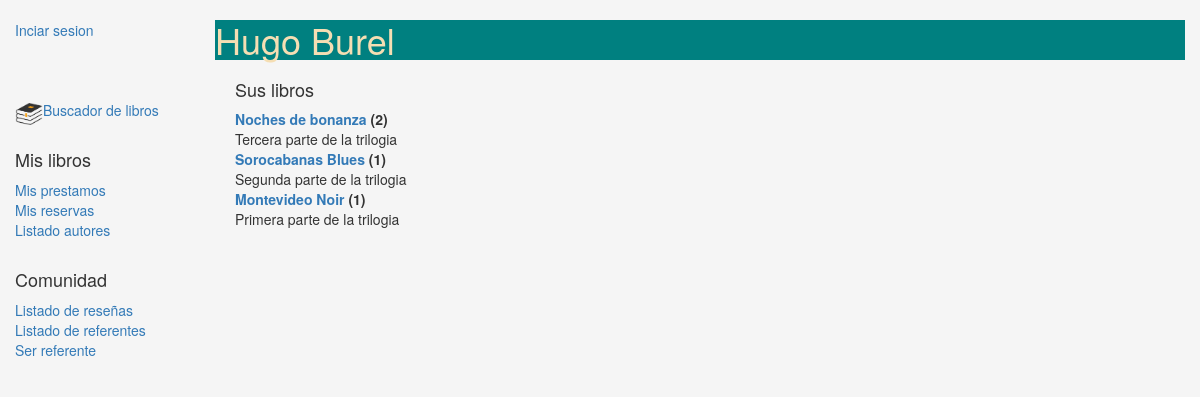
Screenshot of /gestion/author/13 with the database file from the repository.
### gestion/models.py (models this page shows, shortened)
class Author(models.Model):
    first_name = models.CharField(max_length=100, verbose_name = 'Nombre')
    last_name = models.CharField(max_length=100, verbose_name = 'Apellido')
    class Meta:
        ordering = ['last_name']

class Book(models.Model):
    title = models.CharField(verbose_name = 'Titulo', max_length=200)
    author = models.ForeignKey('Author', on_delete=models.SET_NULL, null=True, verbose_name = 'Autor')
    summary = models.TextField(max_length=1000,
        help_text="Ingrese una breve descripción del libro", verbose_name = 'Resumen')
    isbn = models.CharField('ISBN',max_length=13,
        help_text='13 Caracteres <a href="https://www.isbn-international.org/content/what-isbn">ISBN number</a>')
    genre = models.ManyToManyField(Genre,
        help_text="Seleccione los generos de este libro", verbose_name = 'Genero')
    language = models.ForeignKey(Language, on_delete=models.SET_NULL, null=True, verbose_name = 'Lenguaje')
    image = models.ImageField(upload_to = 'gestion', null = True, blank = True, verbose_name = 'Imagen')
    counter = models.IntegerField(blank = True, null = True, default = 0)
    def __str__(self):
        return self.title
    def display_genre(self):
        return ', '.join([ genre.name for genre in self.genre.all()[:3] ]) #Crea string para el genero (para Admin)
    display_genre.short_description = 'Genre'

### gestion/views.py (the view)
# urls.py: path('author/<int:pk>', views.AuthorDetailView.as_view(), name = 'author-detail'),
class AuthorDetailView(generic.DetailView):
    model = Author

### gestion/templates/gestion/author_detail.html
{% extends "base_generic.html" %}
{% block content %}
<h1> {{ author.first_name }} {{ author.last_name }}</h1>
<div style="margin-left:20px;margin-top:20px">
{% if author.book_set.all %}
  <h4>Sus libros</h4>
  <dl>
    {% for book in author.book_set.all %}
      <dt><a href="{% url 'book-detail' book.pk %}">{{book}}</a> ({{book.bookinstance_set.all.count}})</dt>
      <dd>{{book.summary}}</dd>
    {% endfor %}
  </dl>
{% else %}
  <h4>No tenemos libros de este autor</h4>
{% endif %}
</div>
{% endblock %}

### gestion/static/css/styles.css (style rules this page uses)
body { background-color: whitesmoke; }
h1 { background-color: teal; color: wheat; }

### rows the page displays
Author: first_name "Hugo", last_name "Burel"
Book: title "Noches de bonanza", bookinstance_set.all.count "2", summary "Tercera parte de la trilogia"
Book: title "Sorocabanas Blues", bookinstance_set.all.count "1", summary "Segunda parte de la trilogia"
Book: title "Montevideo Noir", bookinstance_set.all.count "1", summary "Primera parte de la trilogia"
